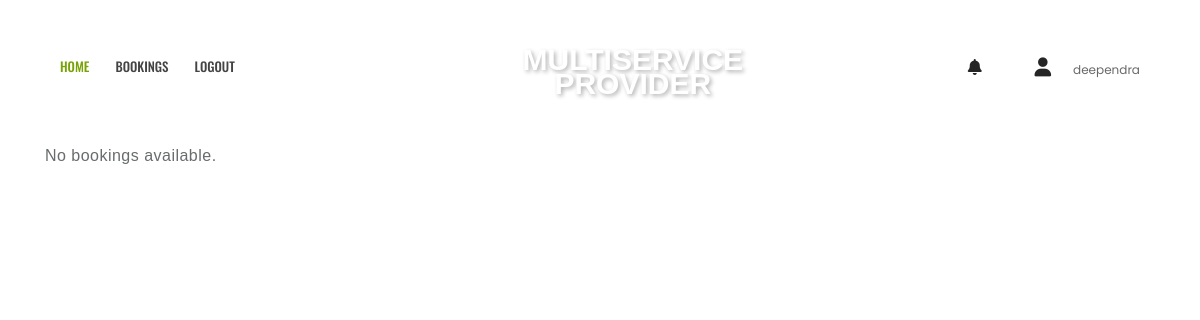
/provider_booking/21/ (signed in), run on an earlier commit of the app's database.
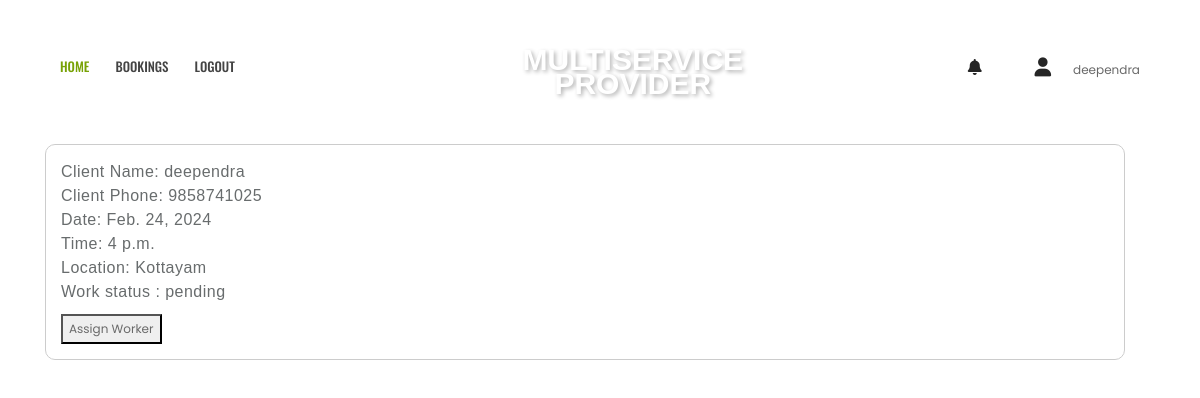
And on a later commit of the database.
### app1/models.py (models this page shows)
class ClientBooking(models.Model):
    PENDING = 'pending'
    APPROVED = 'approved'
    CANCELED = 'canceled'
    COMPLETED = 'completed'
    STATUS_CHOICES = [
        (PENDING, 'Pending'),
        (APPROVED, 'Approved'),
        (CANCELED, 'Canceled'),
        (COMPLETED, 'Completed'),
    ]
    bookingid = models.AutoField(primary_key=True)
    clientid = models.ForeignKey('Client', on_delete=models.CASCADE)
    district = models.TextField(max_length=100)
    branchid = models.ForeignKey('Branch', on_delete=models.CASCADE)
    name = models.CharField(max_length=255)
    phone = models.CharField(max_length=15)
    date = models.DateField()
    time = models.TimeField()
    status = models.CharField(max_length=10, choices=STATUS_CHOICES, default=PENDING)

### app1/views.py (the view)
# urls.py: path('provider_booking/<int:user>/', provider_bookings, name='provider_booking'),
@login_required
def provider_bookings(request,user):
    user_id = user
    manager = BranchManager.objects.get(user=user_id)
    branch_id = BranchManagerAssignment.objects.get(manager=manager)
    bookings = ClientBooking.objects.filter(branchid=branch_id.branch).exclude(status='completed').exclude(status='canceled')
    context = {
        'bookings': bookings
    }
    return render(request, 'manager_bookings.html', context)

### app1/templates/manager_bookings.html (shortened to what this page needs)
{% load static %}
<!doctype html>
<html class="no-js" lang="en">
<head>
        <link rel="stylesheet" href="{% static 'userassets/css/bootstrap.min.css' %}">
        <link rel="stylesheet" href="{% static 'userassets/css/font-awesome.min.css' %}">
        <link rel="stylesheet" href="{% static 'userassets/css/ie7.css' %}">
        <link rel="stylesheet" href="{% static 'userassets/css/plugins.css' %}">
        <link rel="stylesheet" href="{% static 'userassets/css/style.css' %}">
    </head>
    <link rel="stylesheet" href="https://cdnjs.cloudflare.com/ajax/libs/font-awesome/6.0.0/css/all.min.css" />
    <body  style="background-image: url('{% static 'userassets/img/bg/mainhead.jpg' %}')">
        <header class="header-area header-sticky">
            <div class="header-container">
                <div class="row">
                    <div class="col-lg-5 display-none-md display-none-xs">
                        <div class="ht-main-menu">
                            <nav>
                                <ul>
                                    <li class="active"><a href="managerpage">HOME </a>
                                    </li>
                                    <li><a href="{% url 'provider_bookings' %}">Bookings</a></li>
                                    <li><a href="{% url 'user_logout' %}">Logout</a></li>
                                </ul>
                            </nav>
                        </div>
                    </div>
                    <div class="col-lg-2 col-sm-4">
                        <div class="logo text-center">
                            <a href="" class="logo-text">MULTISERVICE <span class="provider-text" style="padding-top: 30px;">PROVIDER</span></a>
                        </div>
                    </div>
                    <div class="col-lg-5 col-sm-8">
                        <div class="header-content d-flex justify-content-end">
                            <div class="search-wrapper">
                                <a href="#"><span class="icon icon-Search"></span></a>
                            </div>
                            <div class="settings-wrapper">
                                <a href="#"><i class="fas fa-bell"></i></a>
                            </div>
                            <div class="cart-wrapper">
                                <a href="#"><i class="fas fa-user"></i></a>
                                <span>{{request.user}}</span>
                            </div>
                        </div>
                    </div>
                </div>
            </div>
        </header>
        <div class="ht-hero-section fix">
            <div class="ht-hero-slider">
                    <div class="container" >
                      <div class="content-section">
                        <div class="container">
                            <br> <br> <br> <br> <br> <br>
                            <div class="container">
<div class="booking-box" style="margin: auto"; >
  {% for booking in bookings reversed %}
  <div class="booking-item">
    <ul>
      <p>
          Client Name: {{ booking.name }}<br>
          Client Phone: {{ booking.phone }}<br>
          Date: {{ booking.date }}<br>
          Time: {{ booking.time }}<br>
          Location: {{ booking.district }}<br>
          Work status : {{ booking.status }}<br>
          {% if booking.status == 'pending' %}
          <form method="get" action="{% url 'available_workers' booking.branchid_id booking.district booking.bookingid %}">
            <button type="submit">Assign Worker</button>
        </form>
          {% endif %}
      </p>
    </ul>
  </div>
  {% empty %}
  <p>No bookings available.</p>
  {% endfor %}
</div>
                        </div>
                    </div>
                    </div>
                </div>
        </div>
    </body>
</html>

What changed in the data, as far as the page shows it:
added ClientBooking: name "deependra", phone "9858741025", date "Feb. 24, 2024", time "4 p.m.", district "Kottayam", status "pending", shows "Assign Worker"
Also different on the page:
text no longer shown: "No bookings available."
